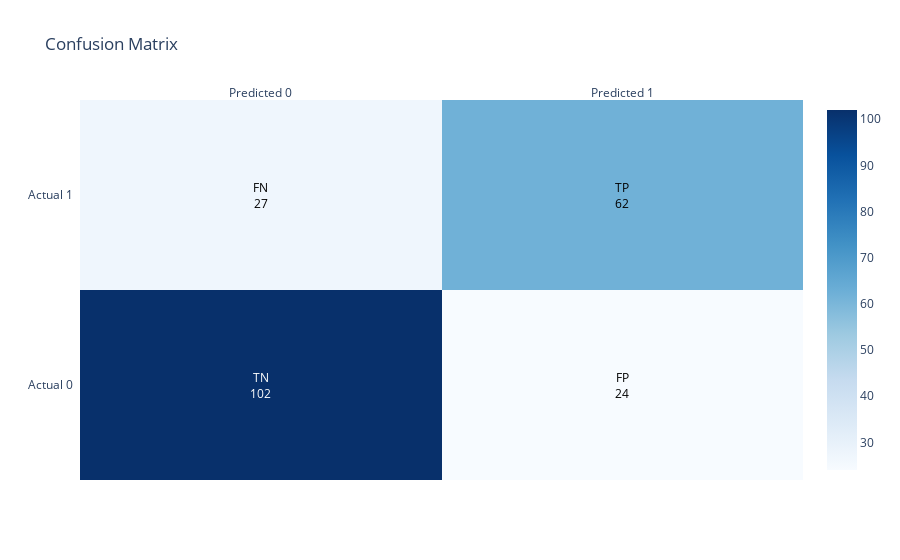

Notebook code cell kept with this figure:
### Code cell
# Crear heatmap
labels = [['TN', 'FP'], ['FN', 'TP']]
z_text = [[f'{label}<br>{count}' for label, count in zip(row_labels, row)] 
          for row_labels, row in zip(labels, cm)]

fig = ff.create_annotated_heatmap(
    z=cm,
    x=['Predicted 0', 'Predicted 1'],
    y=['Actual 0', 'Actual 1'],
    annotation_text=z_text,
    colorscale='Blues',
    showscale=True
)
fig.update_layout(title='Confusion Matrix')
fig.show()

### Figure 1 — Plotly figure (JSON) as saved in the notebook; plotly's stock layout.template omitted (floating-point values rounded to 4 significant figures)
{"data": [{"colorscale": [[0, "rgb(247,251,255)"], [0.125, "rgb(222,235,247)"], [0.25, "rgb(198,219,239)"], [0.375, "rgb(158,202,225)"], [0.5, "rgb(107,174,214)"], [0.625, "rgb(66,146,198)"], [0.75, "rgb(33,113,181)"], [0.875, "rgb(8,81,156)"], [1, "rgb(8,48,107)"]], "reversescale": false, "showscale": true, "type": "heatmap", "x": ["Predicted 0", "Predicted 1"], "y": ["Actual 0", "Actual 1"], "z": [[102, 24], [27, 62]]}], "layout": {"annotations": [{"font": {"color": "#FFFFFF"}, "showarrow": false, "text": "TN<br>102", "x": "Predicted 0", "xref": "x", "y": "Actual 0", "yref": "y"}, {"font": {"color": "#000000"}, "showarrow": false, "text": "FP<br>24", "x": "Predicted 1", "xref": "x", "y": "Actual 0", "yref": "y"}, {"font": {"color": "#000000"}, "showarrow": false, "text": "FN<br>27", "x": "Predicted 0", "xref": "x", "y": "Actual 1", "yref": "y"}, {"font": {"color": "#000000"}, "showarrow": false, "text": "TP<br>62", "x": "Predicted 1", "xref": "x", "y": "Actual 1", "yref": "y"}], "title": {"text": "Confusion Matrix"}, "xaxis": {"dtick": 1, "gridcolor": "rgb(0, 0, 0)", "side": "top", "ticks": ""}, "yaxis": {"dtick": 1, "ticks": "", "ticksuffix": "  "}}}
